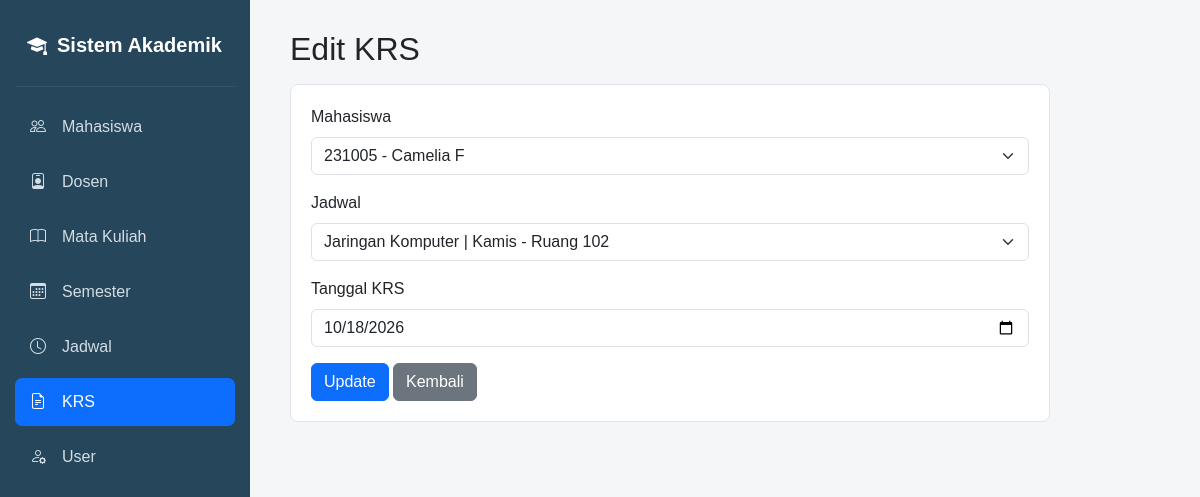
/krs/edit.php?id=9, run on the app's committed database.
### tables this page shows
CREATE TABLE `tbl_krs` (
  `id_krs` int(11) NOT NULL,
  `id_mahasiswa` int(11) NOT NULL,
  `id_jadwal` int(11) NOT NULL,
  `tanggal_krs` date NOT NULL
);

CREATE TABLE `tbl_mahasiswa` (
  `id_mahasiswa` int(11) NOT NULL,
  `nim` varchar(20) NOT NULL,
  `nama_mahasiswa` varchar(100) NOT NULL,
  `jenis_kelamin` enum('L','P') DEFAULT NULL,
  `alamat` varchar(200) DEFAULT NULL,
  `no_telp` varchar(20) DEFAULT NULL
);

CREATE TABLE `tbl_jadwal` (
  `id_jadwal` int(11) NOT NULL,
  `id_dosen` int(11) NOT NULL,
  `id_matkul` int(11) NOT NULL,
  `id_semester` int(11) NOT NULL,
  `hari` varchar(20) NOT NULL,
  `jam_mulai` time NOT NULL,
  `jam_selesai` time NOT NULL,
  `ruangan` varchar(20) NOT NULL
);

CREATE TABLE `tbl_matkul` (
  `id_matkul` int(11) NOT NULL,
  `kode_matkul` varchar(20) NOT NULL,
  `nama_matkul` varchar(100) NOT NULL,
  `sks` int(11) NOT NULL
);

### krs/edit.php (the view, shortened to what this page needs)
<?php
require_once "../config/database.php";
$id=(int)($_GET['id']??0);
$stmt=mysqli_prepare($conn,"SELECT * FROM tbl_krs WHERE id_krs=?");
mysqli_stmt_bind_param($stmt,"i",$id);
mysqli_stmt_execute($stmt);
$data=mysqli_fetch_assoc(mysqli_stmt_get_result($stmt));
$mahasiswa=mysqli_query($conn,"SELECT * FROM tbl_mahasiswa ORDER BY nama_mahasiswa");
$jadwal=mysqli_query($conn,"SELECT j.*, m.nama_matkul FROM tbl_jadwal j JOIN tbl_matkul m ON j.id_matkul=m.id_matkul ORDER BY j.id_jadwal DESC");
include "../header.php";
include "../sidebar.php";
?>
<h2 class="mb-3">Edit KRS</h2>
<div class="card-simple form-box">
<form method="POST">
    <div class="mb-3">
        <label class="form-label">Mahasiswa</label>
        <select name="id_mahasiswa" class="form-select" required>
            <?php while($m=mysqli_fetch_assoc($mahasiswa)): ?>
            <option value="<?= $m['id_mahasiswa']; ?>" <?= isset($data) && $data['id_mahasiswa']==$m['id_mahasiswa']?'selected':''; ?>>
                <?= htmlspecialchars($m['nim']." - ".$m['nama_mahasiswa']); ?>
            </option>
            <?php endwhile; ?>
        </select>
    </div>
    <div class="mb-3">
        <label class="form-label">Jadwal</label>
        <select name="id_jadwal" class="form-select" required>
            <?php while($j=mysqli_fetch_assoc($jadwal)): ?>
            <option value="<?= $j['id_jadwal']; ?>" <?= isset($data) && $data['id_jadwal']==$j['id_jadwal']?'selected':''; ?>>
                <?= htmlspecialchars($j['nama_matkul']." | ".$j['hari']." - ".$j['ruangan']); ?>
            </option>
            <?php endwhile; ?>
        </select>
    </div>
    <div class="mb-3">
        <label class="form-label">Tanggal KRS</label>
        <input type="date" name="tanggal_krs" class="form-control" value="<?= isset($data)?htmlspecialchars($data['tanggal_krs']):date('Y-m-d'); ?>" required>
    </div>
<button class="btn btn-primary">Update</button>
<a href="index.php" class="btn btn-secondary">Kembali</a>
</form>
</div>
<?php include "../footer.php"; ?>

### assets/css/style.css (style rules this page uses)
body { margin: 0; background: #f5f6f8; font-family: Arial, sans-serif; }
.card-simple { background: #fff; border: 1px solid #e1e4e8; border-radius: 8px; padding: 20px; }
.form-box { max-width: 760px; }

### data on the page
tbl_krs: id_mahasiswa "231005 - Camelia F", id_jadwal "Jaringan Komputer | Kamis - Ruang 102", tanggal_krs "10/18/2026"
